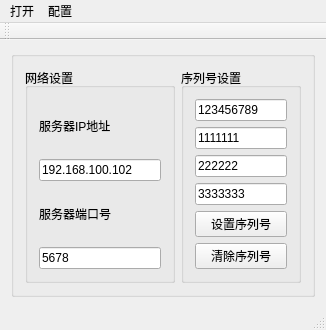
<?xml version="1.0" encoding="UTF-8"?>
<ui version="4.0">
 <class>MyTcpClient</class>
 <widget class="QMainWindow" name="MyTcpClient">
  <property name="geometry">
   <rect>
    <x>0</x>
    <y>0</y>
    <width>326</width>
    <height>303</height>
   </rect>
  </property>
  <property name="windowTitle">
   <string>MyTcpClient</string>
  </property>
  <widget class="QWidget" name="centralWidget">
   <layout class="QHBoxLayout" name="horizontalLayout_2">
    <item>
     <layout class="QHBoxLayout" name="horizontalLayout_3">
      <item>
       <widget class="QGroupBox" name="groupBox">
        <property name="title">
         <string/>
        </property>
        <layout class="QHBoxLayout" name="horizontalLayout">
         <item>
          <widget class="QGroupBox" name="groupBox_3">
           <property name="minimumSize">
            <size>
             <width>150</width>
             <height>0</height>
            </size>
           </property>
           <property name="maximumSize">
            <size>
             <width>150</width>
             <height>16777215</height>
            </size>
           </property>
           <property name="title">
            <string>网络设置</string>
           </property>
           <layout class="QVBoxLayout" name="verticalLayout">
            <item>
             <widget class="QLabel" name="label">
              <property name="text">
               <string>服务器IP地址</string>
              </property>
             </widget>
            </item>
            <item>
             <widget class="QLineEdit" name="edtIP">
              <property name="text">
               <string>192.168.100.102</string>
              </property>
             </widget>
            </item>
            <item>
             <widget class="QLabel" name="label_2">
              <property name="text">
               <string>服务器端口号</string>
              </property>
             </widget>
            </item>
            <item>
             <widget class="QLineEdit" name="edtPort">
              <property name="text">
               <string>5678</string>
              </property>
             </widget>
            </item>
           </layout>
          </widget>
         </item>
         <item>
          <widget class="QGroupBox" name="groupBox_2">
           <property name="title">
            <string>序列号设置</string>
           </property>
           <layout class="QVBoxLayout" name="verticalLayout_2">
            <item>
             <widget class="QLineEdit" name="serno_0">
              <property name="text">
               <string>123456789</string>
              </property>
              <property name="maxLength">
               <number>9</number>
              </property>
             </widget>
            </item>
            <item>
             <widget class="QLineEdit" name="serno_1">
              <property name="text">
               <string>1111111</string>
              </property>
              <property name="maxLength">
               <number>9</number>
              </property>
             </widget>
            </item>
            <item>
             <widget class="QLineEdit" name="serno_2">
              <property name="text">
               <string>222222</string>
              </property>
              <property name="maxLength">
               <number>9</number>
              </property>
             </widget>
            </item>
            <item>
             <widget class="QLineEdit" name="serno_3">
              <property name="text">
               <string>3333333</string>
              </property>
              <property name="maxLength">
               <number>9</number>
              </property>
             </widget>
            </item>
            <item>
             <widget class="QPushButton" name="cmd_serno">
              <property name="text">
               <string>设置序列号</string>
              </property>
             </widget>
            </item>
            <item>
             <widget class="QPushButton" name="pushButton">
              <property name="text">
               <string>清除序列号</string>
              </property>
             </widget>
            </item>
           </layout>
          </widget>
         </item>
        </layout>
       </widget>
      </item>
     </layout>
    </item>
   </layout>
  </widget>
  <widget class="QMenuBar" name="menuBar">
   <property name="geometry">
    <rect>
     <x>0</x>
     <y>0</y>
     <width>326</width>
     <height>23</height>
    </rect>
   </property>
   <widget class="QMenu" name="menu">
    <property name="title">
     <string>打开</string>
    </property>
    <addaction name="action_import_serno"/>
   </widget>
   <widget class="QMenu" name="menu_2">
    <property name="title">
     <string>配置</string>
    </property>
    <addaction name="action_cfg_deadline"/>
   </widget>
   <addaction name="menu"/>
   <addaction name="menu_2"/>
  </widget>
  <widget class="QToolBar" name="mainToolBar">
   <attribute name="toolBarArea">
    <enum>TopToolBarArea</enum>
   </attribute>
   <attribute name="toolBarBreak">
    <bool>false</bool>
   </attribute>
  </widget>
  <widget class="QStatusBar" name="statusBar"/>
  <action name="action_import_serno">
   <property name="text">
    <string>载入序列号</string>
   </property>
  </action>
  <action name="action_cfg_deadline">
   <property name="text">
    <string>续期</string>
   </property>
  </action>
 </widget>
 <layoutdefault spacing="6" margin="11"/>
 <resources/>
 <connections/>
</ui>
